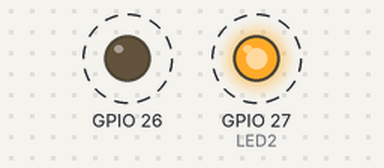
This sketch was run on a simulated ESP32. Shown: output pins drawn as LEDs (lit = HIGH). Dashed ring = blinking.

Above: at 0.15 s.
Timing chart, 0 to 3.0 s (numbered marks = the images above):
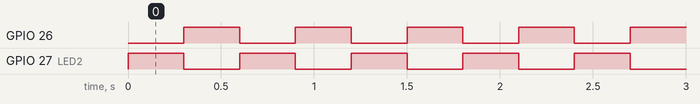

The sketch:

led.ino
```cpp
/*

https://wokwi.com/projects/353734384434905089

ESP32 HTTP IoT Server Example for Wokwi.com

  https://wokwi.com/arduino/projects/320964045035274834

  To test, you need the Wokwi IoT Gateway, as explained here:

  https://docs.wokwi.com/guides/esp32-wifi#the-private-gateway

  Then start the simulation, and open http://localhost:9080
  in another browser tab.

  Note that the IoT Gateway requires a Wokwi Club subscription.
*/
#include "LED.h"

//const int LED1 = 26;
const int LED2 = 27;
bool led1State = false;
bool led2State = false;

LED led(26); // creiamo un'istanza della classe LED su pin 7

void setup(void) {
  Serial.begin(115200);
  //pinMode(LED1, OUTPUT);
  led.accendi();
  pinMode(LED2, OUTPUT);

  //led.ledTest(1); // esegue il test 1
}

void loop(void) {
  led.inverti();
  digitalWrite(LED2, HIGH);
  delay(300);
  led.inverti();
  digitalWrite(LED2, LOW);
  delay(300);
}
```

LED.cpp
```cpp
#include "Arduino.h"
#include "LED.h"

/**
 * @brief Costruttore per impostare il pin su cui è connesso il LED.
 * @param pin il pin su cui è connesso il LED.
 */
LED::LED(int pin) {
  pin_ = pin;
  statoLed = false;
  pinMode(pin_, OUTPUT);
}

/**
 * @brief Accende il LED
 */
void LED::accendi() {
  if(!statoLed){
    digitalWrite(pin_, HIGH);
    statoLed = true;
  }
}

/**
 * @brief Spegne il LED
 */
void LED::spegni() {
  if(statoLed){
    digitalWrite(pin_, LOW);
    statoLed = false;
  }
}

/**
 * @brief Inverte lo stato del LED
 */
void LED::inverti() {
  if (statoLed) {
    spegni();
  } else {
    accendi();
  }

}
```

LED.h
```cpp
#ifndef LED_H
#define LED_H

/**
 * @class LED
 * @brief classe per la gestione di un led
 */
class LED {
 public:
    /**
    * @brief Costruttore della classe
    * @param pin numero del pin a cui è connesso il led
    */
    LED(int pin);
    /**
    * @brief Accendere il led
    */
    void accendi();
    /**
    * @brief Spegnere il led
    */
    void spegni();
    void inverti();
    bool statoLed;
    //void ledTest(int numeroTest);

 private:
  int pin_;
};

#endif
```

Measured:
- by itself, GPIO 26, GPIO 27 (LED2): alternates HIGH for 0.30 s and LOW for 0.30 s
